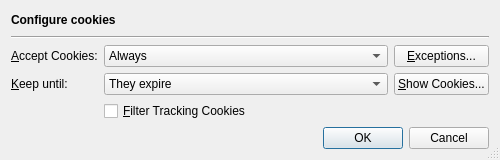
<?xml version="1.0" encoding="UTF-8"?>
<ui version="4.0">
 <class>CookiesConfigurationDialog</class>
 <widget class="QDialog" name="CookiesConfigurationDialog">
  <property name="geometry">
   <rect>
    <x>0</x>
    <y>0</y>
    <width>500</width>
    <height>160</height>
   </rect>
  </property>
  <property name="windowTitle">
   <string>Configure cookies</string>
  </property>
  <property name="sizeGripEnabled">
   <bool>true</bool>
  </property>
  <layout class="QVBoxLayout" name="verticalLayout">
   <item>
    <widget class="QLabel" name="headerLabel">
     <property name="text">
      <string>&lt;b&gt;Configure cookies&lt;/b&gt;</string>
     </property>
    </widget>
   </item>
   <item>
    <widget class="Line" name="line17">
     <property name="frameShape">
      <enum>QFrame::HLine</enum>
     </property>
     <property name="frameShadow">
      <enum>QFrame::Sunken</enum>
     </property>
     <property name="orientation">
      <enum>Qt::Horizontal</enum>
     </property>
    </widget>
   </item>
   <item>
    <layout class="QGridLayout" name="gridLayout">
     <item row="0" column="0">
      <widget class="QLabel" name="label_2">
       <property name="text">
        <string>&amp;Accept Cookies:</string>
       </property>
       <property name="buddy">
        <cstring>acceptCombo</cstring>
       </property>
      </widget>
     </item>
     <item row="0" column="1">
      <widget class="QComboBox" name="acceptCombo">
       <property name="sizePolicy">
        <sizepolicy hsizetype="Expanding" vsizetype="Fixed">
         <horstretch>0</horstretch>
         <verstretch>0</verstretch>
        </sizepolicy>
       </property>
       <property name="toolTip">
        <string>Select the accept policy</string>
       </property>
       <item>
        <property name="text">
         <string>Always</string>
        </property>
       </item>
       <item>
        <property name="text">
         <string>Never</string>
        </property>
       </item>
       <item>
        <property name="text">
         <string>Only from sites you navigate to</string>
        </property>
       </item>
      </widget>
     </item>
     <item row="0" column="2">
      <widget class="QPushButton" name="exceptionsButton">
       <property name="toolTip">
        <string>Show a dialog to configure exceptions</string>
       </property>
       <property name="text">
        <string>&amp;Exceptions...</string>
       </property>
      </widget>
     </item>
     <item row="1" column="0">
      <widget class="QLabel" name="label">
       <property name="text">
        <string>&amp;Keep until:</string>
       </property>
       <property name="buddy">
        <cstring>keepUntilCombo</cstring>
       </property>
      </widget>
     </item>
     <item row="1" column="1">
      <widget class="QComboBox" name="keepUntilCombo">
       <property name="sizePolicy">
        <sizepolicy hsizetype="Expanding" vsizetype="Fixed">
         <horstretch>0</horstretch>
         <verstretch>0</verstretch>
        </sizepolicy>
       </property>
       <property name="toolTip">
        <string>Select the keep policy</string>
       </property>
       <item>
        <property name="text">
         <string>They expire</string>
        </property>
       </item>
       <item>
        <property name="text">
         <string>I exit the application</string>
        </property>
       </item>
      </widget>
     </item>
     <item row="1" column="2">
      <widget class="QPushButton" name="cookiesButton">
       <property name="toolTip">
        <string>Show a dialog listing all cookies</string>
       </property>
       <property name="text">
        <string>&amp;Show Cookies...</string>
       </property>
      </widget>
     </item>
     <item row="2" column="1">
      <widget class="QCheckBox" name="filterTrackingCookiesCheckbox">
       <property name="toolTip">
        <string>Select to filter tracking cookies</string>
       </property>
       <property name="text">
        <string>&amp;Filter Tracking Cookies</string>
       </property>
      </widget>
     </item>
    </layout>
   </item>
   <item>
    <widget class="QDialogButtonBox" name="buttonBox">
     <property name="orientation">
      <enum>Qt::Horizontal</enum>
     </property>
     <property name="standardButtons">
      <set>QDialogButtonBox::Cancel|QDialogButtonBox::Ok</set>
     </property>
    </widget>
   </item>
  </layout>
 </widget>
 <tabstops>
  <tabstop>acceptCombo</tabstop>
  <tabstop>exceptionsButton</tabstop>
  <tabstop>keepUntilCombo</tabstop>
  <tabstop>cookiesButton</tabstop>
  <tabstop>filterTrackingCookiesCheckbox</tabstop>
  <tabstop>buttonBox</tabstop>
 </tabstops>
 <resources/>
 <connections>
  <connection>
   <sender>buttonBox</sender>
   <signal>accepted()</signal>
   <receiver>CookiesConfigurationDialog</receiver>
   <slot>accept()</slot>
   <hints>
    <hint type="sourcelabel">
     <x>248</x>
     <y>254</y>
    </hint>
    <hint type="destinationlabel">
     <x>157</x>
     <y>274</y>
    </hint>
   </hints>
  </connection>
  <connection>
   <sender>buttonBox</sender>
   <signal>rejected()</signal>
   <receiver>CookiesConfigurationDialog</receiver>
   <slot>reject()</slot>
   <hints>
    <hint type="sourcelabel">
     <x>316</x>
     <y>260</y>
    </hint>
    <hint type="destinationlabel">
     <x>286</x>
     <y>274</y>
    </hint>
   </hints>
  </connection>
 </connections>
</ui>
